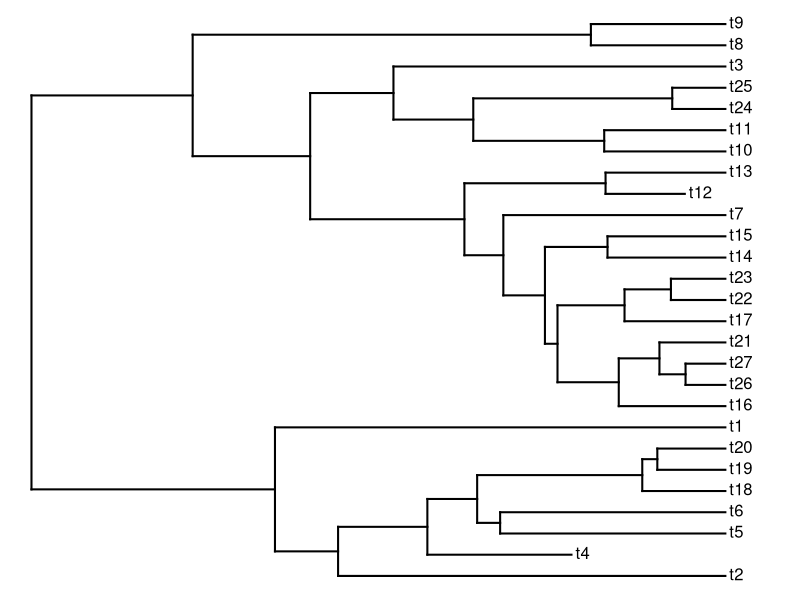
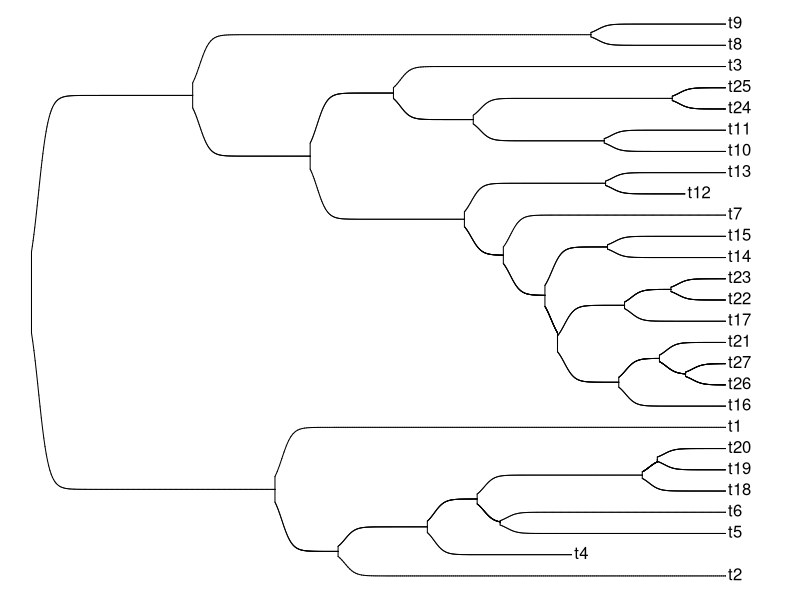
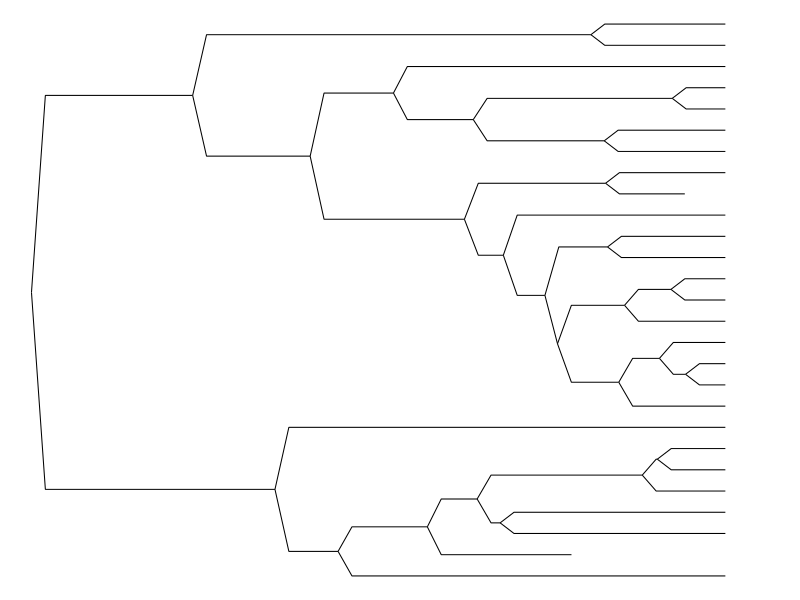
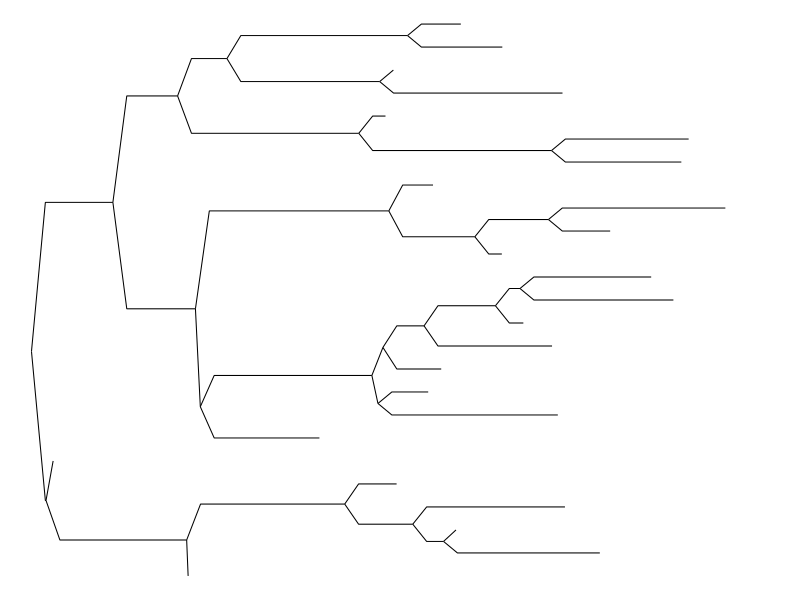
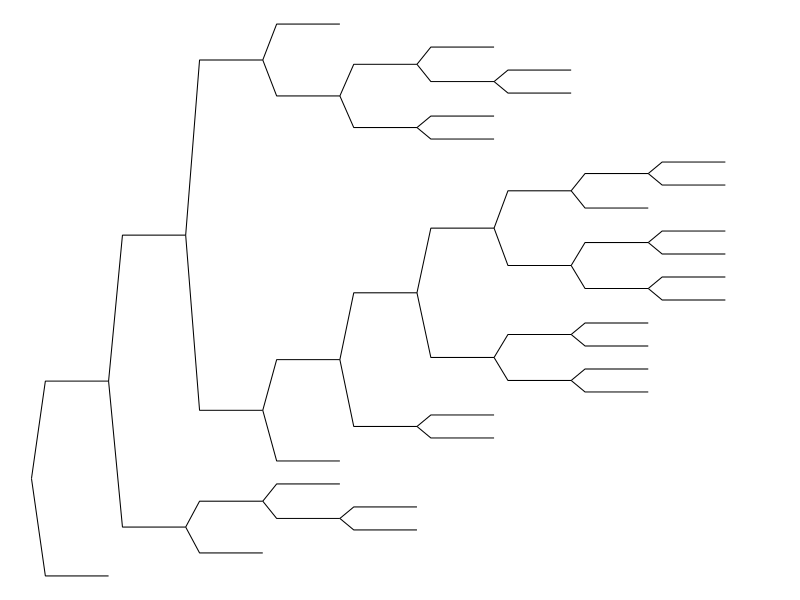
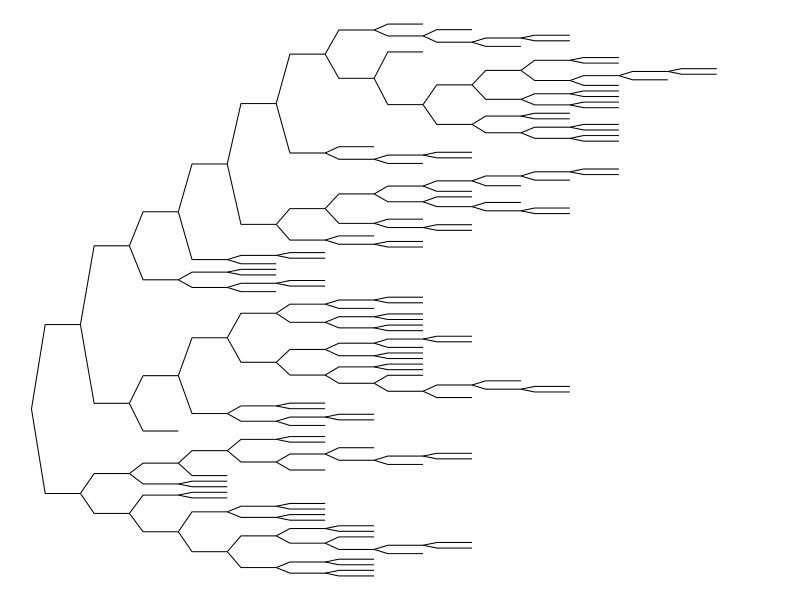
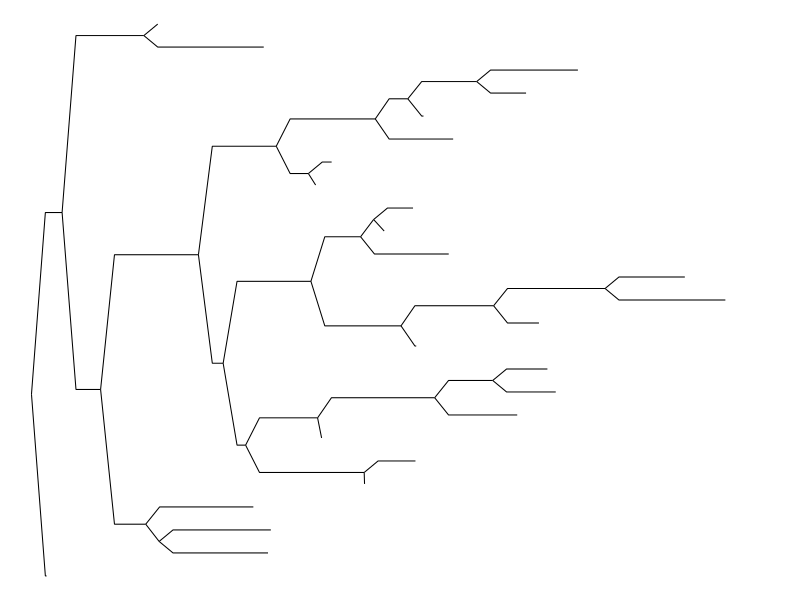
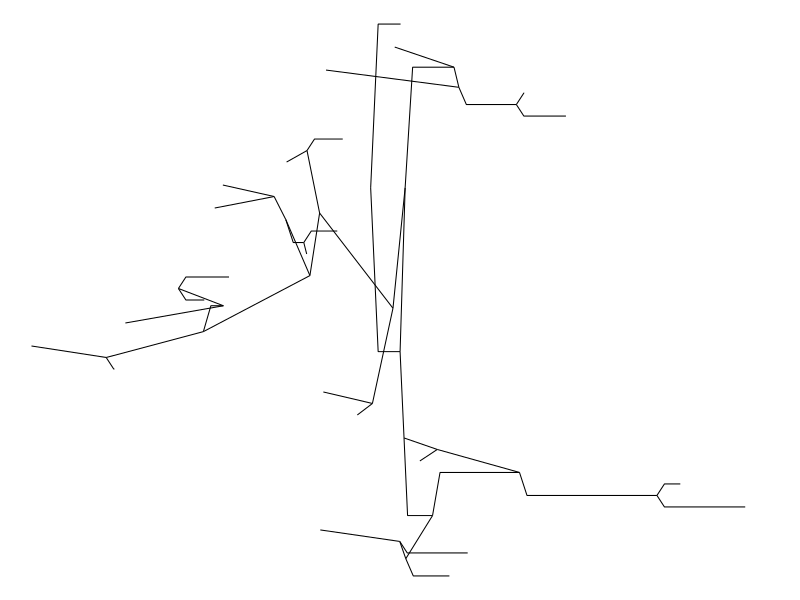

Source code (R) for these figures, in order:
# http://blog.phytools.org/2023/11/creating-custom-phylogeny-plotting.html

library(phytools)
library(ape)



slantedTree <- function(phy, h = 0.02, direction = c("rightwards", "upwards"), ...) {
  
  direction <- direction[1]
  phy <- reorder(phy, "cladewise") ## reorder
  plotTree(phy, plot = FALSE, direction = direction, ...)
  
  pp <- get("last_plot.phylo", envir = .PlotPhyloEnv)
  
  h <- h * max(nodeHeights(phy))
  
  par(ljoin = 2, lend = 1)
  
  for(i in 1:nrow(phy$edge)){
    
    edge <- phy$edge[i,]
    elength <- phy$edge.length[i]
    
    if(elength < h) {
      lines(pp$xx[edge], pp$yy[edge])
    } else {
      if(direction == "rightwards"){
        lines(pp$xx[edge[c(1, 1, 2)]] + c(0, h, 0), pp$yy[edge[c(1, 2, 2)]])
      } else if(direction == "upwards"){
        lines(pp$xx[edge[c(1, 2, 2)]], pp$yy[edge[c(1, 1, 2)]] + c(0, h, 0))
      }
    }
  }
  
  # text(pp$xx[1:Ntip(phy)]+
  #        if(direction=="rightwards") 0.5*strwidth("o")*par()$cex else 0,
  #      pp$yy[1:Ntip(phy)]+
  #        if(direction=="upwards") 0.5*strheight("o")*par()$cex else 0,
  #      gsub("_"," ",phy$tip.label),pos=4,offset=0,
  #      srt=if(direction=="upwards") 90 else 0)
}



tr <- rtree(25)
tr <- pbtree(b = 5, d = 0.1, n = 25, scale = 1)

plotTree(tr)

sigmoidPhylogram(tr, lwd = 1, show.tip.labels = FALSE)

# splinePhylogram(tr, lwd = 1)

slantedTree(tr)



slantedTree(rtree(n = 25))
slantedTree(rtree(n = 25, br = 1))
slantedTree(rtree(n = 100, br = 1))

slantedTree(rtree(n = 25, br = runif))
slantedTree(rtree(n = 25, br = rnorm))

slantedTree(rtopology(n = 25))
slantedTree(rtopology(n = 25, br = 1))

slantedTree(rcoal(n = 25))
slantedTree(rcoal(n = 25, br = 1))

plot(rtree(n = 25, br = rnorm), type = 'fan', show.tip.label = FALSE)

plot(rcoal(n = 25, br = 1), type = 'fan', show.tip.label = FALSE)
plot(rcoal(n = 25, br = 1), type = 'radial', show.tip.label = FALSE)
plot(rcoal(n = 25, br = 1), type = 'unrooted', show.tip.label = FALSE)

slantedTree(pbtree(b = 10, d = 1, n = 25, scale = 1))


.n <- 25
tree <- rtree(n = .n)

tree <- pbtree(b = 5, d = 0.1, n = .n, scale = 1)

tree <- rcoal(n = .n, br = 1)

for(i in 1:5) {
  # tree <- bind.tree(tree, pbtree(b = 5, d = 0.1, n = .n, scale = 1), where = sample(1:Ntip(tree), size = 1))
  # tree <- bind.tree(tree, rtree(n = .n), where = 1)
  tree <- bind.tree(tree, rcoal(n = .n, br = 1), where = 1)
}

# remove tip labels
tree$tip.label[] <- ''

par(mfcol = c(1, 1), fg = 'white', bg = 'black')


plot(tree, type = 'fan', no.margin = TRUE, show.tip.label = TRUE, align.tip.label = TRUE, tip.color = 1)


slantedTree(tree, h = 0.01)

slantedTree(rtree(200, equiprob = TRUE), h = 0.03, use.edge.length = FALSE)
slantedTree(rtree(200, equiprob = TRUE), h = 0.03, use.edge.length = TRUE)

slantedTree(rtree(200, equiprob = FALSE), h = 0.03)

slantedTree(rtree(50, equiprob = FALSE), h = 0.03)

slantedTree(pbtree(n = 50, scale = 2), h = 0.02)


.n <- 36
.nsim <- 25
par(mfcol = c(sqrt(.n), sqrt(.n)), fg = 'white', bg = 'black')

for(i in 1:.n) {
  slantedTree(pbtree(n = .nsim, scale = 1, b = 10, d = 1), h = 0.03, direction = 'upwards')
}

for(i in 1:.n) {
  slantedTree(rtree(.nsim, equiprob = FALSE), h = 0.03, direction = 'upwards')
}

for(i in 1:.n) {
  slantedTree(rcoal(n = .nsim, br = 1), h = 0.03, direction = 'upwards')
}
